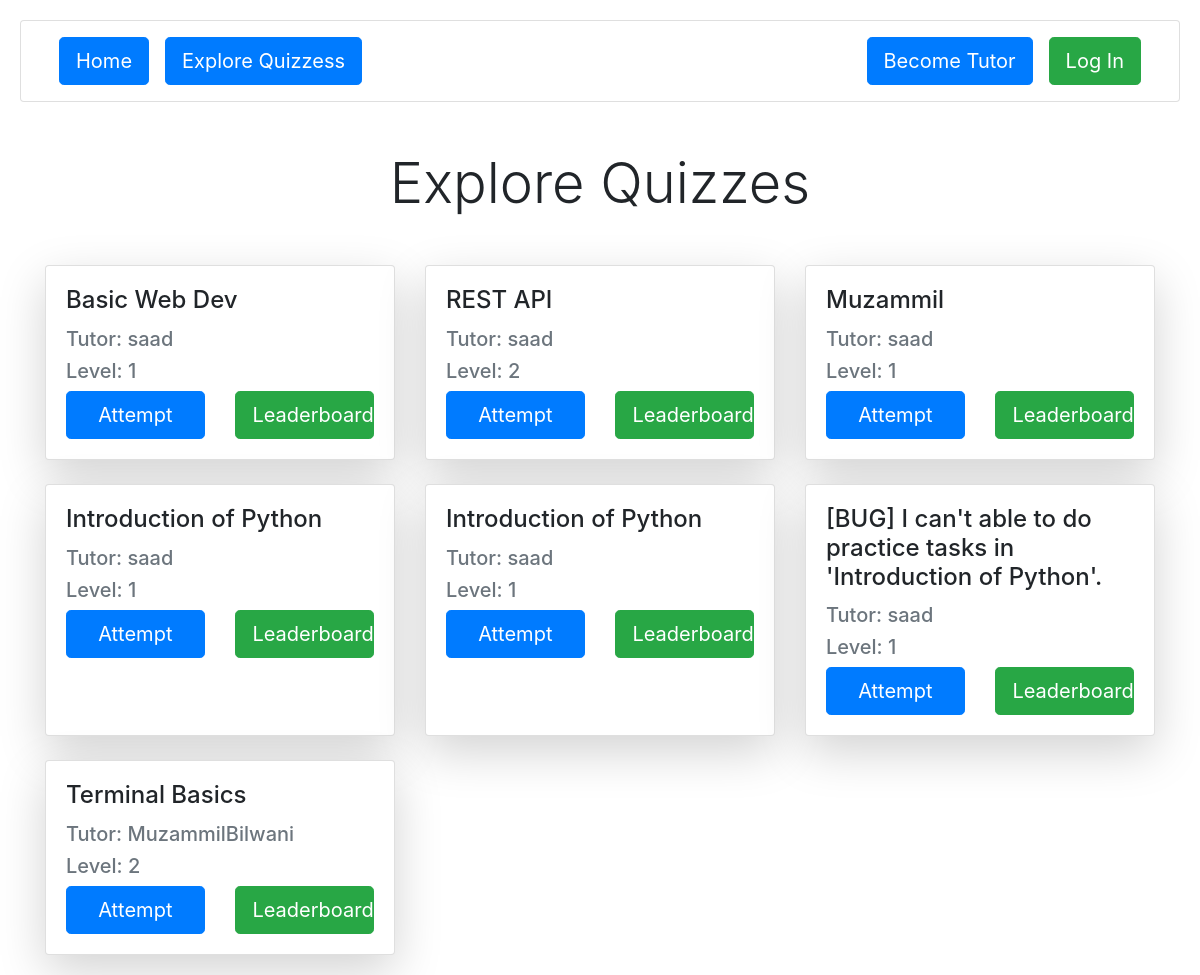
The page /learn/ on the database its author committed.
### learn/models.py (models this page shows, shortened)
class QuestionSheet(models.Model):
    title = models.CharField(max_length=200)
    tutor = models.ForeignKey(User, on_delete=models.CASCADE, related_name="tutor")
    l = [
        (1, 1),
        (2, 2),
        (3, 3),
        (4, 4),
        (5, 5)]
    level = models.IntegerField(choices=l, default=1)

### learn/views.py (the view)
# urls.py: path('', views.explore_quizzes , name="explore-quizzes"),
def explore_quizzes(request):
    questions_sheet = QuestionSheet.objects.all()
    return render(request, 'explore_quizzes.html', {"questions": questions_sheet})

### learn/templates/explore_quizzes.html (shortened to what this page needs)
{% extends "layout.html" %}
{% block body %}
    <div class="container mt-5">
        <h1 class="display-4 text-center mb-5">Explore Quizzes</h1>
        <div class="row g-4">
            {% for question in questions %}
            <div class="col-12 col-sm-12 col-md-6 col-lg-4">
                    <div class="card h-100 shadow-lg">
                        <div class="card-body">
                            <h4 class="card-title">{{ question.title }}</h4>
                            <h5 class="text-muted mb-2">Tutor: {{ question.tutor }}</h5>
                            <h5 class="text-muted mb-2">Level: {{ question.level }}</h5>
                            <div class="edit-inspect"
                            style="
                            display: flex;
                            align-items: center;
                            justify-content: space-between;
                            ">
                                <a href="{% url 'question_sheet_by_id' question.id %}" class="btn btn-primary btn-lg mt-auto"
                                style="
                                width: 45%;
                                ">Attempt</a>
                                <a href="{% url 'leaderboard_by_id' question.id %}" class="btn btn-success btn-lg" style="
                                width: 45%;
                                ">Leaderboard</a>
                            </div>
                        </div>
                    </div>
                </div>
            {% endfor %}
        </div>
    </div>
{% endblock %}

### rows shown on the page
QuestionSheet: title "Basic Web Dev", tutor "saad", level "1"
QuestionSheet: title "REST API", tutor "saad", level "2"
QuestionSheet: title "Muzammil", tutor "saad", level "1"
QuestionSheet: title "Introduction of Python", tutor "saad", level "1"
QuestionSheet: title "Introduction of Python", tutor "saad", level "1"
QuestionSheet: title "[BUG] I can't able to do practice tasks in 'Introduction of Python'.", tutor "saad", level "1"
QuestionSheet: title "Terminal Basics", tutor "MuzammilBilwani", level "2"
